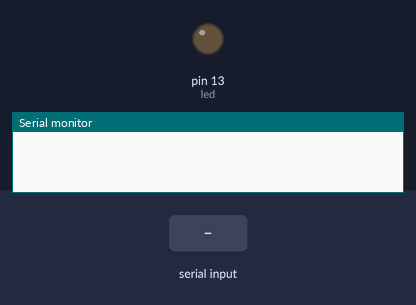
The sketch below on a simulated Arduino Uno, built with avr-gcc and run on an emulated ATmega328P. Shown: output pins drawn as LEDs (lit = HIGH), the last lines printed to the serial monitor. Inputs (shaded band) come from the test bench.

Above: at 1.2 s.
1.3 s: "t" received over Serial
At 2.5 s:
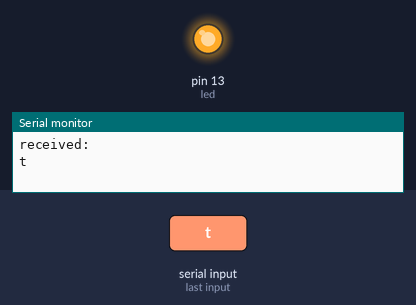
2.8 s: "1" received over Serial
Timing chart, 0 to 5.8 s (numbered marks = the images above; inputs shaded):
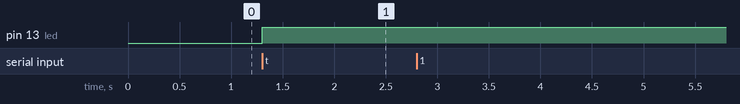

The sketch:

xbee_b.ino
```cpp
int led = 13;
int relay_pin = 10;
char received = 0;

int i;

void setup() {

  Serial.begin(9600);

  pinMode(led, OUTPUT);

}


int relay = 0;
void loop()
{
  if(relay == 0)
  {
    digitalWrite(led, LOW);
    digitalWrite(relay_pin, LOW);
  }
  else
  {
    digitalWrite(led, HIGH);
    digitalWrite(relay_pin, HIGH);
  }
  // Serial.println("running");
  if (Serial.available() > 0)
  {
    received = Serial.read();

    Serial.println("received: ");
    Serial.println(received);

    if (received == 't')
    {
      relay = 1;
    }

  }

}
```

Measured:
- after the input at 1.3 s, pin 13 (led): LOW → HIGH at once
